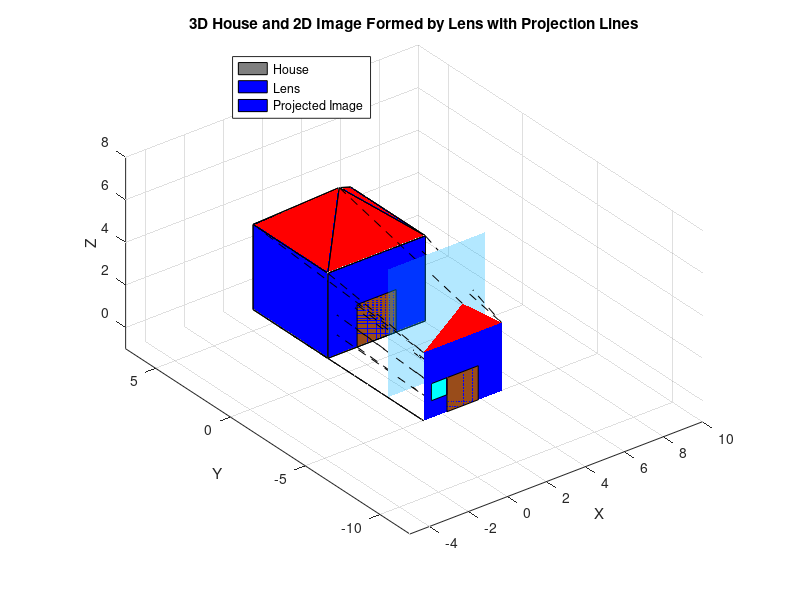

Reproduce this figure in MATLAB.
% Create a figure
figure;
hold on;
grid on;
axis equal;
xlabel('X');
ylabel('Y');
zlabel('Z');
title('3D House and 2D Image Formed by Lens with Projection Lines');

% Define vertices of the house
base = [0, 0, 0; 5, 0, 0; 5, 5, 0; 0, 5, 0]; % Base (floor)
walls = [base; base(:,1:2), base(:,3) + 4];  % Walls (4 units high)
roof_peak = [2.5, 2.5, 6];                  % Roof peak

% Define faces
faces = [
    1, 2, 6, 5; % Front wall
    2, 3, 7, 6; % Right wall
    3, 4, 8, 7; % Back wall
    4, 1, 5, 8; % Left wall
    5, 6, 7, 8; % Top flat roof
];
roof_faces = [5, 6, 9; 6, 7, 9; 7, 8, 9; 8, 5, 9]; % Roof triangles

% Plot base (floor)
fill3(base(:,1), base(:,2), base(:,3), 'k', 'FaceAlpha', 0.5);

% Plot walls
for i = 1:size(faces, 1)
    patch('Vertices', walls, 'Faces', faces(i,:), 'FaceColor', 'blue', 'EdgeColor', 'k');
end

% Plot roof
roof_vertices = [walls; roof_peak];
for i = 1:size(roof_faces, 1)
    patch('Vertices', roof_vertices, 'Faces', roof_faces(i,:), 'FaceColor', 'red', 'EdgeColor', 'k');
end

% Add a door
door = [1.5, 0, 0; 3.5, 0, 0; 3.5, 0, 2; 1.5, 0, 2];
fill3(door(:,1), door(:,2), door(:,3), [0.6, 0.3, 0.1]);

% Add windows
window = [0.5, 3, 1; 1.5, 3, 1; 1.5, 3, 2; 0.5, 3, 2];
fill3(window(:,1), window(:,2), window(:,3), [0, 1, 1]);

% Add a lens (transparent rectangle) in front of the house
lens = [0, -4, 0; 5, -4, 0; 5, -4, 6; 0, -4, 6];
fill3(lens(:,1), lens(:,2), lens(:,3), [0, 0.7, 1], 'FaceAlpha', 0.3, 'EdgeColor', 'none');

% Simulate image formation on a plane (2D projection through lens)
projection_plane_y = -8; % Projection plane position
magnification = 0.8;     % Magnification factor

% Project vertices of house components
project_vertex = @(v) [v(:,1), projection_plane_y * ones(size(v,1),1), v(:,3)] * magnification;

projected_base = project_vertex(base);
projected_walls = project_vertex(walls);
projected_roof = project_vertex(roof_vertices);
projected_door = project_vertex(door);
projected_window = project_vertex(window);

% Plot the projected house (2D image)
fill3(projected_base(:,1), projected_base(:,2), projected_base(:,3), 'k', 'FaceAlpha', 0.5); % Projected base
for i = 1:size(faces, 1)
    patch('Vertices', projected_walls, 'Faces', faces(i,:), 'FaceColor', 'blue', 'EdgeColor', 'none');
end
for i = 1:size(roof_faces, 1)
    patch('Vertices', projected_roof, 'Faces', roof_faces(i,:), 'FaceColor', 'red', 'EdgeColor', 'none');
end
fill3(projected_door(:,1), projected_door(:,2), projected_door(:,3), [0.6, 0.3, 0.1]); % Projected door
fill3(projected_window(:,1), projected_window(:,2), projected_window(:,3), [0, 1, 1]); % Projected window

% Add projection lines from 3D house to 2D image
% Draw lines for base vertices
for i = 1:size(base, 1)
    line([base(i,1), projected_base(i,1)], ...
         [base(i,2), projected_base(i,2)], ...
         [base(i,3), projected_base(i,3)], 'Color', 'k', 'LineStyle', '--');
end

% Draw lines for roof vertices
for i = 1:size(roof_vertices, 1)
    line([roof_vertices(i,1), projected_roof(i,1)], ...
         [roof_vertices(i,2), projected_roof(i,2)], ...
         [roof_vertices(i,3), projected_roof(i,3)], 'Color', 'k', 'LineStyle', '--');
end

% Draw lines for door vertices
for i = 1:size(door, 1)
    line([door(i,1), projected_door(i,1)], ...
         [door(i,2), projected_door(i,2)], ...
         [door(i,3), projected_door(i,3)], 'Color', 'k', 'LineStyle', '--');
end

% Draw lines for window vertices
for i = 1:size(window, 1)
    line([window(i,1), projected_window(i,1)], ...
         [window(i,2), projected_window(i,2)], ...
         [window(i,3), projected_window(i,3)], 'Color', 'k', 'LineStyle', '--');
end

% Visualization settings
view(3); % Set 3D view
axis([-5, 10, -12, 7, -1, 8]); % Adjust axis limits
legend({'House', 'Lens', 'Projected Image'}, 'Location', 'northwest');
